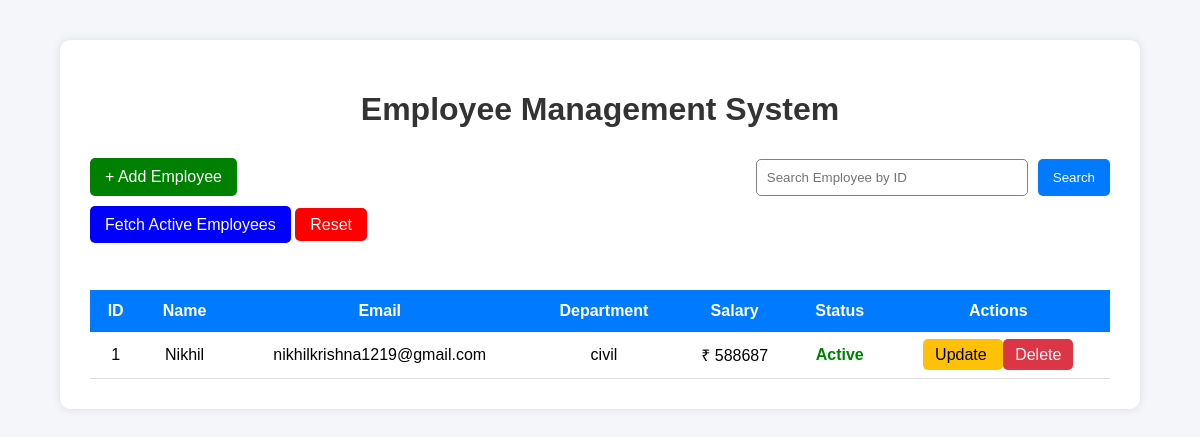
Page /?status=Active on the committed database.
### emp/models.py (models this page shows, shortened)
class Employee(models.Model):
    STATUS_CHOICES = (
        ('Active', 'Active'),
        ('Inactive', 'Inactive'),
    )
    name = models.CharField(max_length=100)
    email = models.EmailField(unique=True)
    department = models.CharField(max_length=100)
    salary = models.IntegerField()
    status = models.CharField(
        max_length=10,
        choices=STATUS_CHOICES,
        default='Active'
    )

### emp/views.py (the view)
# urls.py: path('', views.home),
def home(request):
    query = request.GET.get('q')
    status = request.GET.get('status')
    employees = Employee.objects.all()
    if query:
        employees = employees.filter(id=query)
    if status == "Active":
        employees = employees.filter(status='Active')
    return render(request, 'emp/home.html', {'employees': employees})

### emp/templates/emp/home.html (shortened to what this page needs)
<!DOCTYPE html>
<html>
<head>
</head>
<body>
<div class="container">
    <h1>Employee Management System</h1>
    <div class="top-section">
        <a href="/add/" class="activee-btn">
            + Add Employee
        </a>
        <form method="GET" class="search-box">
            <input type="number"
                   name="q"
                   placeholder="Search Employee by ID">
            <button type="submit">
                Search
            </button>
        </form>
    </div>
    <div style="text-align:left; margin-bottom:20px;">
        <a href="/?status=Active" class="active-btn">Fetch Active Employees</a>
        <a href="/" class="btn-reset">Reset</a>
    </div>
    <br><br>
    <table>
        <tr>
            <th>ID</th>
            <th>Name</th>
            <th>Email</th>
            <th>Department</th>
            <th>Salary</th>
            <th>Status</th>
            <th>Actions</th>
        </tr>
        {% for emp in employees %}
        <tr>
            <td>{{ emp.id }}</td>
            <td>{{ emp.name }}</td>
            <td>{{ emp.email }}</td>
            <td>{{ emp.department }}</td>
            <td>₹ {{ emp.salary }}</td>
            <td>
                {% if emp.status == 'Active' %}
                    <span class="active">
                        Active
                    </span>
                {% else %}
                    <span class="inactive">
                        Inactive
                    </span>
                {% endif %}
            </td>
            <td>
                <a href="/edit/{{ emp.id }}/"
                   class="edit-btn">
                    Update
                </a>
                <a href="/delete/{{ emp.id }}/"
                   class="delete-btn">
                    Delete
                </a>
            </td>
        </tr>
        {% endfor %}
    </table>
</div>
</body>
</html>

### emp/templates/emp/home.html (style rules this page uses)
body { font-family: Arial, sans-serif; background-color: #f4f6f9; margin: 0; padding: 0; }
.container { width: 85%; margin: 40px auto; background: white; padding: 30px; border-radius: 10px; box-shadow: 0px 0px 10px rgba(0,0,0,0.1); }
.btn-reset { text-decoration: none; background: red; color: white; padding: 8px 15px; border-radius: 5px; }
h1 { text-align: center; color: #333; margin-bottom: 30px; }
.top-section { display: flex; justify-content: space-between; align-items: center; margin-bottom: 20px; }
.search-box { display: flex; gap: 10px; }
.search-box input { padding: 10px; width: 250px; border-radius: 5px; border: 1px solid gray; }
.search-box button { padding: 10px 15px; background-color: #007bff; color: white; border: none; border-radius: 5px; cursor: pointer; }
.activee-btn { padding:10px 15px; background-color:green; color:white; text-decoration:none; border-radius:5px; }
.active-btn { padding:10px 15px; background-color:blue; color:white; text-decoration:none; border-radius:5px; }
table { width: 100%; border-collapse: collapse; }
table th { background-color: #007bff; color: white; padding: 12px; }
table td { padding: 12px; text-align: center; border-bottom: 1px solid #ddd; }
.edit-btn { padding: 7px 12px; background-color: #ffc107; color: black; text-decoration: none; border-radius: 5px; }
.delete-btn { padding: 7px 12px; background-color: #dc3545; color: white; text-decoration: none; border-radius: 5px; }
.active { color: green; font-weight: bold; }

### rows in the picture
Employee: id "1", name "Nikhil", email "nikhilkrishna1219@gmail.com", department "civil", salary "588687", status "Active"
